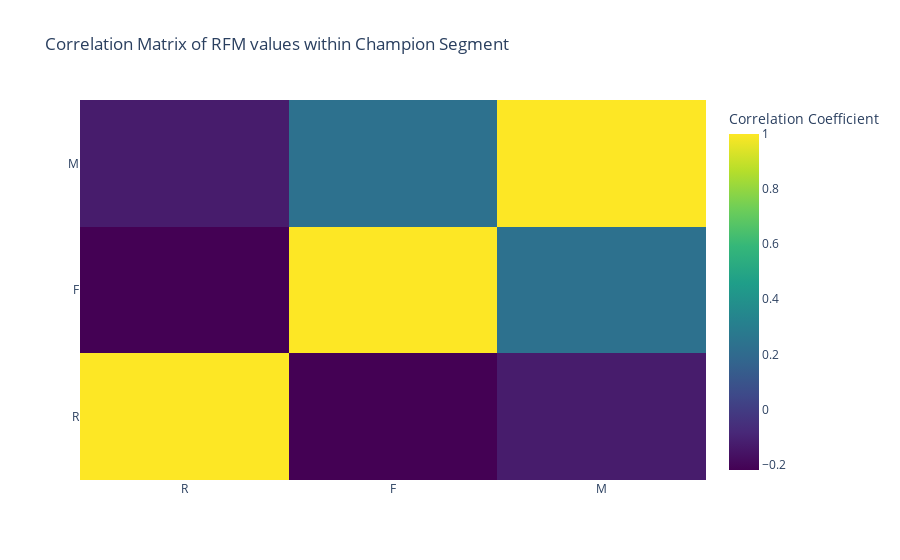

Notebook code for this chart:
### Code cell
# Heatmap of Champions segment
correlation_matrix = rfm[rfm['RFM_customer_segment'] == 'Champion'][['R', 'F', 'M']].corr()

fig = go.Figure(data=go.Heatmap(
                     z=correlation_matrix.values,
                     x=correlation_matrix.columns,
                     y=correlation_matrix.columns,
                     colorscale='Viridis',
                     colorbar=dict(title='Correlation Coefficient')))

fig.update_layout(title='Correlation Matrix of RFM values within Champion Segment')

fig.show()

### Figure 1 — Plotly figure (JSON) as saved in the notebook; plotly's stock layout.template omitted (floating-point values rounded to 4 significant figures)
{"data": [{"colorbar": {"title": {"text": "Correlation Coefficient"}}, "colorscale": [[0, "#440154"], [0.1111, "#482878"], [0.2222, "#3e4989"], [0.3333, "#31688e"], [0.4444, "#26828e"], [0.5556, "#1f9e89"], [0.6667, "#35b779"], [0.7778, "#6ece58"], [0.8889, "#b5de2b"], [1, "#fde725"]], "type": "heatmap", "x": ["R", "F", "M"], "y": ["R", "F", "M"], "z": [[1, -0.2198, -0.1275], [-0.2198, 1, 0.2337], [-0.1275, 0.2337, 1]]}], "layout": {"title": {"text": "Correlation Matrix of RFM values within Champion Segment"}}}
